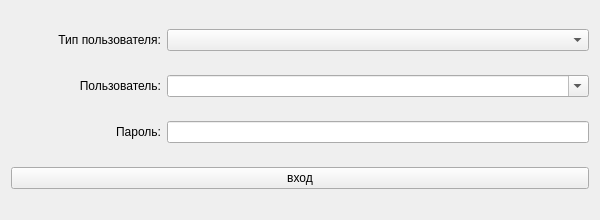
<?xml version="1.0" encoding="UTF-8"?>
<ui version="4.0">
 <class>MainWindow</class>
 <widget class="QMainWindow" name="MainWindow">
  <property name="geometry">
   <rect>
    <x>0</x>
    <y>0</y>
    <width>600</width>
    <height>220</height>
   </rect>
  </property>
  <property name="sizePolicy">
   <sizepolicy hsizetype="Preferred" vsizetype="Preferred">
    <horstretch>0</horstretch>
    <verstretch>0</verstretch>
   </sizepolicy>
  </property>
  <property name="minimumSize">
   <size>
    <width>600</width>
    <height>220</height>
   </size>
  </property>
  <property name="maximumSize">
   <size>
    <width>16777215</width>
    <height>220</height>
   </size>
  </property>
  <property name="windowTitle">
   <string>MainWindow</string>
  </property>
  <widget class="QWidget" name="centralWidget">
   <layout class="QVBoxLayout" name="verticalLayout">
    <item>
     <layout class="QVBoxLayout" name="verticalLayout_2">
      <item>
       <layout class="QHBoxLayout" name="horizontalLayout">
        <item>
         <widget class="QLabel" name="label">
          <property name="minimumSize">
           <size>
            <width>150</width>
            <height>0</height>
           </size>
          </property>
          <property name="maximumSize">
           <size>
            <width>150</width>
            <height>16777215</height>
           </size>
          </property>
          <property name="text">
           <string>Тип пользователя:</string>
          </property>
          <property name="alignment">
           <set>Qt::AlignRight|Qt::AlignTrailing|Qt::AlignVCenter</set>
          </property>
          <property name="buddy">
           <cstring>usertype</cstring>
          </property>
         </widget>
        </item>
        <item>
         <widget class="QComboBox" name="usertype"/>
        </item>
       </layout>
      </item>
     </layout>
    </item>
    <item>
     <layout class="QHBoxLayout" name="horizontalLayout_3">
      <item>
       <widget class="QLabel" name="label_3">
        <property name="minimumSize">
         <size>
          <width>150</width>
          <height>0</height>
         </size>
        </property>
        <property name="maximumSize">
         <size>
          <width>150</width>
          <height>16777215</height>
         </size>
        </property>
        <property name="text">
         <string>Пользователь:</string>
        </property>
        <property name="alignment">
         <set>Qt::AlignRight|Qt::AlignTrailing|Qt::AlignVCenter</set>
        </property>
        <property name="buddy">
         <cstring>user</cstring>
        </property>
       </widget>
      </item>
      <item>
       <widget class="QComboBox" name="user">
        <property name="editable">
         <bool>true</bool>
        </property>
       </widget>
      </item>
     </layout>
    </item>
    <item>
     <layout class="QHBoxLayout" name="horizontalLayout_2">
      <item>
       <widget class="QLabel" name="label_2">
        <property name="minimumSize">
         <size>
          <width>150</width>
          <height>0</height>
         </size>
        </property>
        <property name="maximumSize">
         <size>
          <width>150</width>
          <height>16777215</height>
         </size>
        </property>
        <property name="text">
         <string>Пароль:</string>
        </property>
        <property name="alignment">
         <set>Qt::AlignRight|Qt::AlignTrailing|Qt::AlignVCenter</set>
        </property>
        <property name="buddy">
         <cstring>passEdit</cstring>
        </property>
       </widget>
      </item>
      <item>
       <widget class="QLineEdit" name="passEdit">
        <property name="echoMode">
         <enum>QLineEdit::Password</enum>
        </property>
       </widget>
      </item>
     </layout>
    </item>
    <item>
     <widget class="QPushButton" name="pushButton">
      <property name="text">
       <string>вход</string>
      </property>
      <property name="autoRepeat">
       <bool>false</bool>
      </property>
      <property name="autoExclusive">
       <bool>false</bool>
      </property>
      <property name="autoDefault">
       <bool>true</bool>
      </property>
      <property name="default">
       <bool>false</bool>
      </property>
      <property name="flat">
       <bool>false</bool>
      </property>
     </widget>
    </item>
   </layout>
   <zorder></zorder>
   <zorder>pushButton</zorder>
  </widget>
  <widget class="QMenuBar" name="menuBar">
   <property name="geometry">
    <rect>
     <x>0</x>
     <y>0</y>
     <width>600</width>
     <height>31</height>
    </rect>
   </property>
  </widget>
 </widget>
 <layoutdefault spacing="6" margin="11"/>
 <resources/>
 <connections>
  <connection>
   <sender>passEdit</sender>
   <signal>returnPressed()</signal>
   <receiver>pushButton</receiver>
   <slot>click()</slot>
   <hints>
    <hint type="sourcelabel">
     <x>249</x>
     <y>142</y>
    </hint>
    <hint type="destinationlabel">
     <x>271</x>
     <y>183</y>
    </hint>
   </hints>
  </connection>
 </connections>
</ui>
